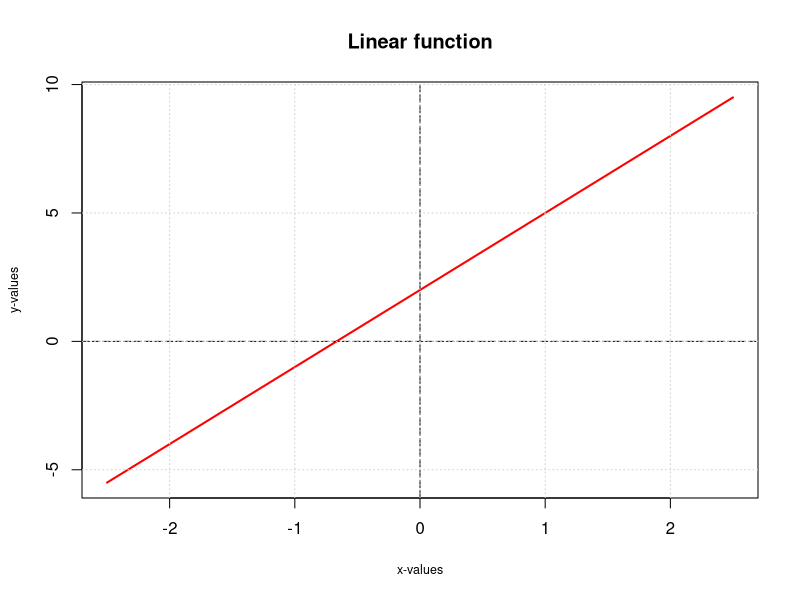
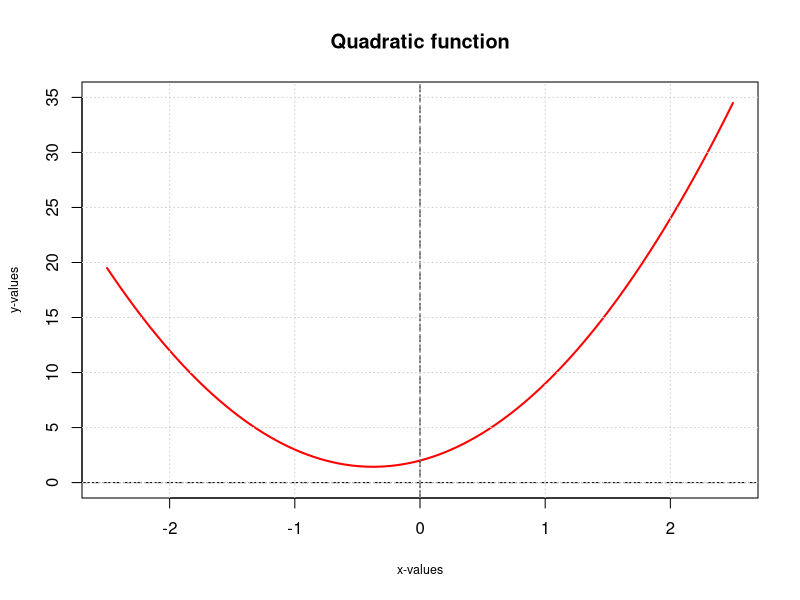
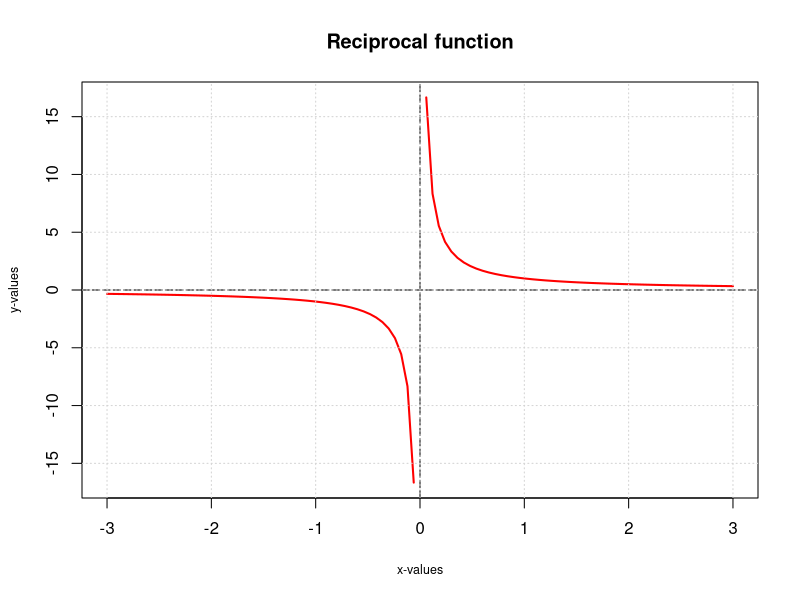
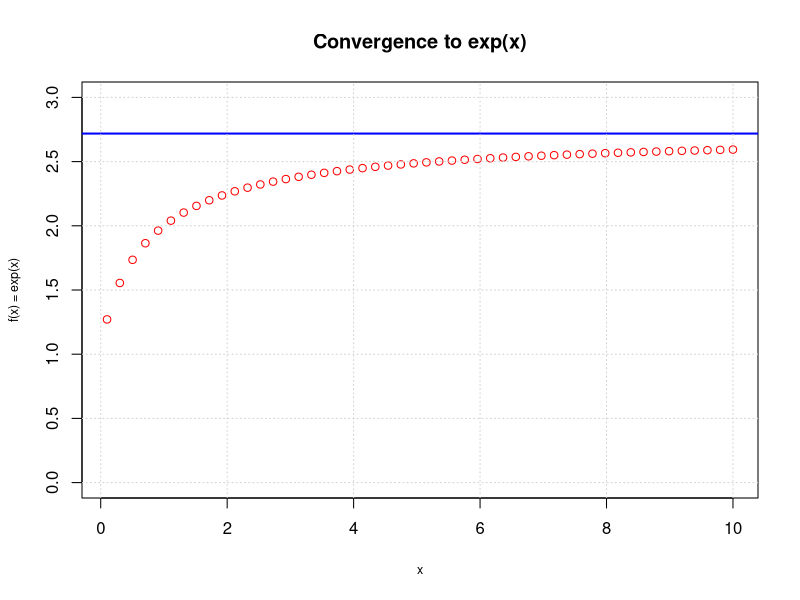
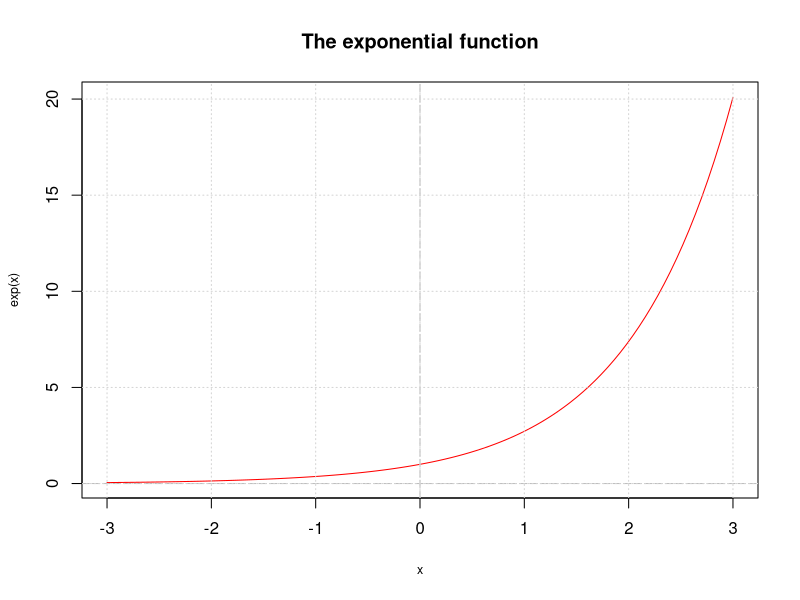
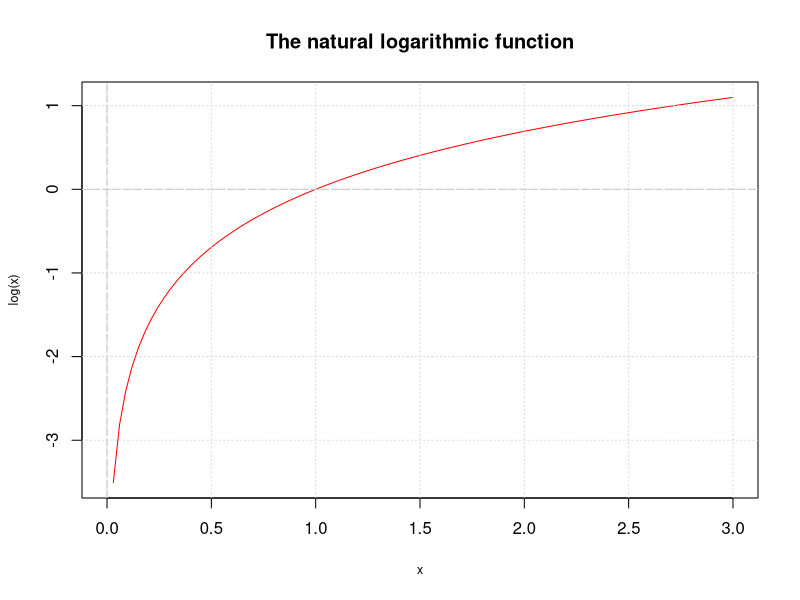
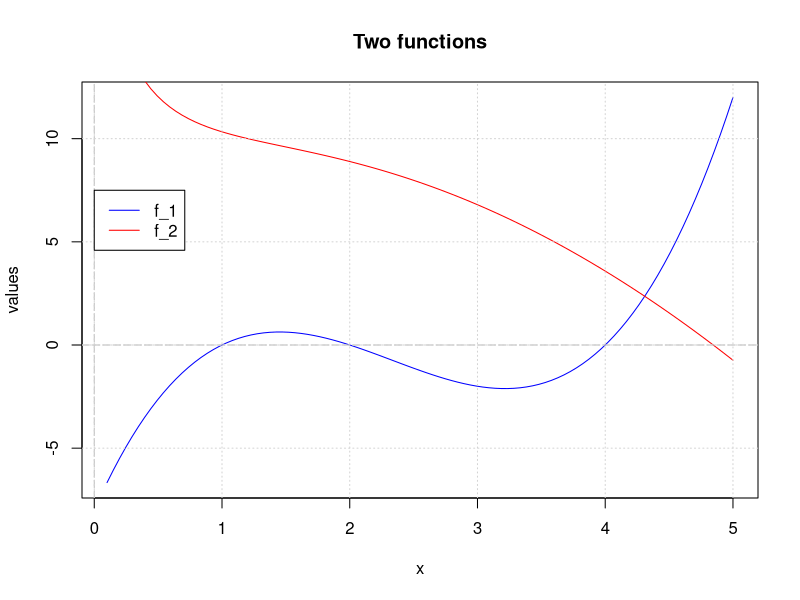
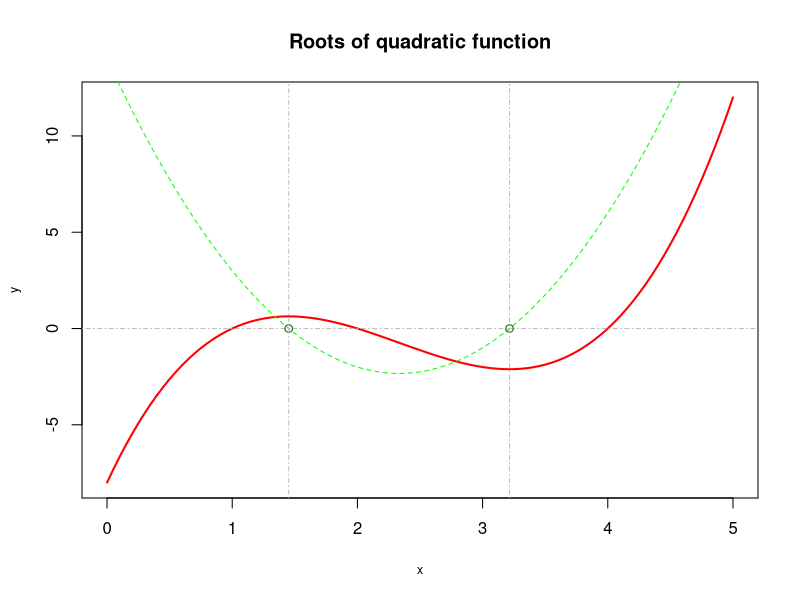

These figures' R source, in order: (Note: this script raises an error after producing the figures.)
#Functions and graphs from chapter 1
#Fig.I.1.1 - linear funcion
f_x <- function(x){
  3 * x + 2
}
curve(f_x, -2.5, 2.5, 
      col = "red", 
      type = "l", 
      lwd = 2, 
      main = "Linear function", 
      xlab = "x-values", ylab = "y-values", cex.lab = 0.75)
abline(h = 0, v = 0, lty = 5, col = "black")
grid()

#Fig.I.1.2 - quadratic funcion
f_x <- function(x){
  4 * x ^ 2 + 3 * x + 2
}
curve(f_x, -2.5, 2.5,
      col = "red", 
      type = "l", 
      lwd = 2, 
      main = "Quadratic function", 
      xlab = "x-values", ylab = "y-values", cex.lab = 0.75,
      ylim = c(0, 35))
abline(h = 0, v = 0, lty = 5, col = "black")
grid()

#Fig.I.1.3 - reciprocal function
f_x <- function(x){
  1 / x
}
curve(f_x, -3, 3,
      col = "red", 
      type = "l", 
      lwd = 2, 
      main = "Reciprocal function", 
      xlab = "x-values", ylab = "y-values", cex.lab = 0.75)
abline(h = 0, v = 0, lty = 5, col = "black")
grid()

#Convergence to e
x <- seq(0.1, 10, len = 50)
conv.exp <- function(x){
  (1 + 1 / x) ^ x
}
plot(x, conv.exp(x), type = "p", col = "red", 
     main = "Convergence to exp(x)",
     xlab = "x", ylab = "f(x) = exp(x)",
     ylim = c(0, 3),
     cex.lab = 0.75
)
abline(h = exp(1), col = "blue", lwd = 2)
grid()

#Fig.I.1.5 - The exponential function
curve(exp, -3, 3,
      main = "The exponential function",
      cex.lab = 0.75, col = "red")
abline(h = 0, v = 0, col = "grey", lty = 5)
grid()

#Fig.I.1.6 - The natural logarithm
curve(log, 0, 3,
      main = "The natural logarithmic function",
      cex.lab = 0.75, col = "red")
abline(h = 0, v = 0, col = "grey", lty = 5)
grid()

#Fig.I.1.8 - Two functions
f_1 <- function(x) {
  x^3 - 7*x^2 + 14*x - 8
}
f_2 <- function(x) {
  10 - 0.5*(x^2) + sqrt(log(1+x^2)) - 4*log(x)/exp(x)
}
curve(f_1, 0.1, 5, col = "blue", 
      main = "Two functions", ylab = "values")
curve(f_2, 0.1, 5, col = "red", add = TRUE)
abline(h = 0, v = 0, lty = 5, col = "grey")
grid()
leg.txt <- c("f_1", "f_2")
legend(0, 7.5, leg.txt, lty = 1, col = c("blue","red"))

#Sec.I.1.3.4 - Stationary points
#define the initial funtion
initF <- function(x){
  x^3 - 7*x^2 + 14*x - 8
}
#calculate (define) the derivative of the initial function
deriv <- function(x){
  3*x^2 - 14*x + 14
}
#plotting procedures
curve(initF, 0, 5,
      main = "Roots of quadratic function", xlab = "x", ylab = "y",
      col = "red", lwd = 2,
      cex.lab = 0.75)
curve(deriv, add = TRUE, col = "green", lty = 2)
abline(h = 0, col = "grey", lty = 4)
#calculate the roots of the derivate (stationary points)
root_1 <- uniroot(deriv, c(0, 3))$root
root_2 <- uniroot(deriv, c(3, 4))$root
points(root_1, 0, col = "dark green")
points(root_2, 0, col = "dark green")
abline(v = root_1, lwd = 1, lty = 4, col = "grey")
abline(v = root_2, lwd = 1, lty = 4, col = "grey")

#Sec.I.1.3.4 - Stationary points
#define the initial funtion
initF <- function(x){
  x^2*log(x)
}
#calculate (define) the derivative of the initial function
fstDeriv <- function(x){
  2*x*log(x) + x
}
sndDeriv <- function(x){
  2*log(x) + 3
}
#plotting procedures
curve(initF, 0, 1.5,
      main = "Finding saddle points", xlab = "x", ylab = "y",
      ylim = c(-1, 1),
      col = "red", lwd = 2,
      cex.lab = 0.75)
curve(fstDeriv, add = TRUE, col = "dark green", lty = 2)
curve(sndDeriv, add = TRUE, col = "green", lty = 2)
abline(h = 0, col = "grey", lty = 4)
#calculate the roots of the derivate (stationary points)
root_1 <- uniroot(deriv, c(0.2, 1))$root
root_2 <- uniroot(deriv, c(3, 4))$root
points(root_1, 0, col = "dark green")
points(root_2, 0, col = "dark green")
abline(v = root_1, lwd = 1, lty = 4, col = "grey")
abline(v = root_2, lwd = 1, lty = 4, col = "grey")

#Sec.I.1.3.5 - Integration (Fig. I.1.9)
f_1 <- function(x) {
  2*x + x^2 
}
curve(f_1, 0, 5,
      main = "The definite integral",
      xlab = "x", ylab = "f(x)",
      cex.lab = 0.75)
grid()
x.rng <- c(2, seq(2,4, len = 100), 4)
y.rng <- c(0, f_1(seq(2,4,len = 100)), 0)
polygon(x.rng, y.rng, col = "grey", border = "grey")

#Sec. I.1.4.2 - Portfolio holdings and portfolio weights
#create asset prices table
years <- 2003:2006
ast1 <- c(100, 125, 80, 120)
ast2 <- c(200, 500, 250, 400)
ass.tbl <- data.frame(years = years, asset1 = ast1, asset2 = ast2)
init.hold <- c(600, 200) #initial unit holdings of asset 1 and asset 2
port.val <- matrix(0, nrow = dim(ass.tbl)[1], ncol = 1)
for (i in 1:dim(ass.tbl)[1])
  port.val[i,1] <- crossprod(as.matrix(ass.tbl[i,2:3]) * init.hold)
#calculate the values and the weights of the portfolio
init.hold
